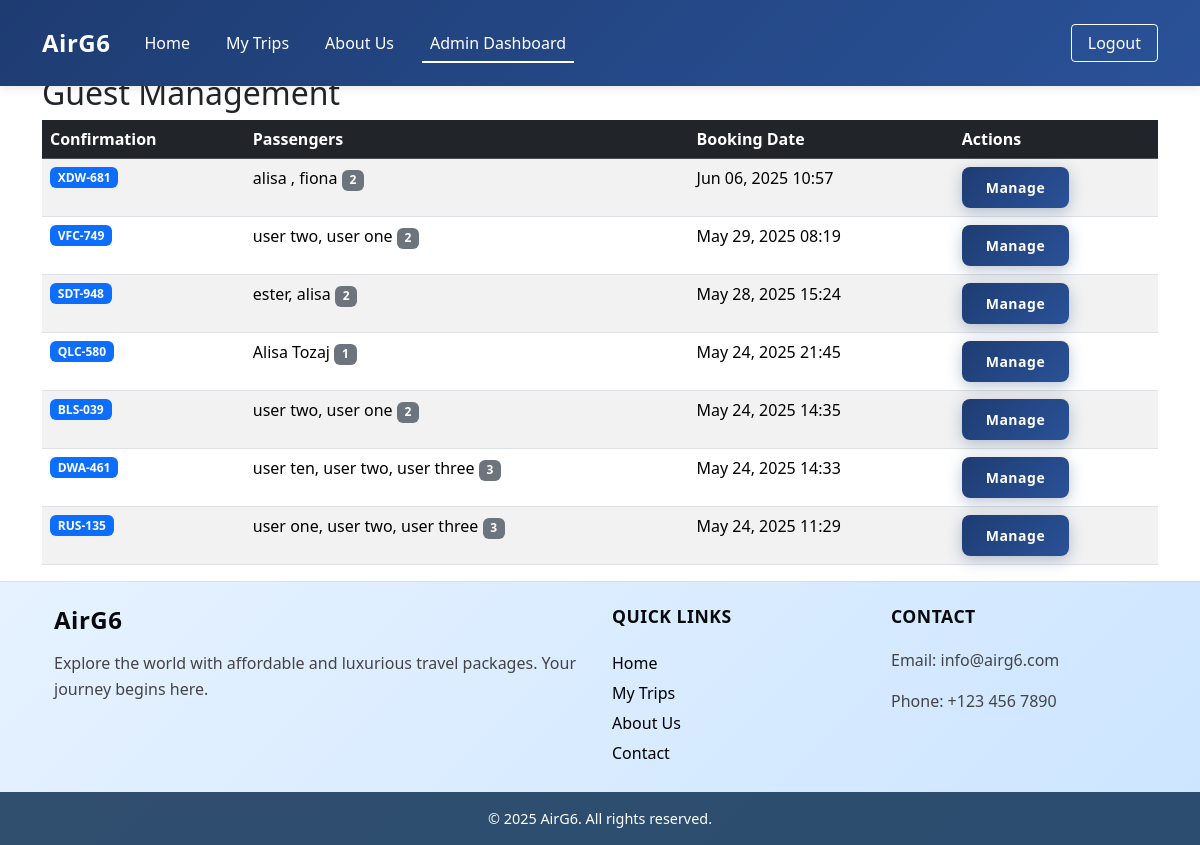
The page /admin/guest_management.php (signed in) on the database its author committed.
### tables this page shows
CREATE TABLE `bookings` (
  `booking_id` int(11) NOT NULL,
  `user_id` int(11) DEFAULT NULL,
  `departure_flight_id` int(11) NOT NULL,
  `return_flight_id` int(11) DEFAULT NULL,
  `total_price` decimal(10,2) DEFAULT NULL,
  `booking_date` timestamp NOT NULL DEFAULT current_timestamp(),
  `confirmation_code` varchar(10) DEFAULT NULL,
  `passenger_count` int(11) NOT NULL DEFAULT 1
);

### admin/guest_management.php (the view, shortened to what this page needs)
<link rel="stylesheet" href="../css/styles.css">
<?php
require_once '../includes/db.php';
include '../includes/navbar.php';
$booking_id = isset($_GET['id']) ? intval($_GET['id']) : null;
$guest_bookings = $conn->query("
    SELECT b.booking_id, b.booking_date, b.confirmation_code,
    COUNT(p.passenger_id) as passenger_count,
    GROUP_CONCAT(p.full_name SEPARATOR ', ') as passenger_names
    FROM bookings b
    JOIN passengers p ON b.booking_id = p.booking_id
    WHERE b.user_id IS NULL
    GROUP BY b.booking_id
    ORDER BY b.booking_date DESC
");
?>
<!DOCTYPE html>
<html>
<head>
</head>
<body>
    <div class="container mt-4">
        <h2>Guest Management</h2>
        <?php if ($booking_id && $booking): ?>
            <div class="card mb-4">
                <div class="card-header d-flex justify-content-between align-items-center">
                    <h4>Booking #<?= $booking['booking_id'] ?> (Guest)</h4>
                    <span class="badge bg-primary"><?= $booking['confirmation_code'] ?></span>
                </div>
                <div class="card-body">
                    <div class="row mb-4">
                        <div class="col-md-6">
                            <h5>Departure Flight</h5>
                            <p>
                                <?= $booking['dep_from'] ?> → <?= $booking['dep_to'] ?><br>
                                <?= date('M d, Y', strtotime($booking['dep_date'])) ?> at <?= substr($booking['dep_time'], 0, 5) ?>
                            </p>
                        </div>
                        <?php if ($booking['return_flight_id']): ?>
                        <div class="col-md-6">
                            <h5>Return Flight</h5>
                            <p>
                                <?= $booking['ret_from'] ?> → <?= $booking['ret_to'] ?><br>
                                <?= date('M d, Y', strtotime($booking['ret_date'])) ?> at <?= substr($booking['ret_time'], 0, 5) ?>
                            </p>
                        </div>
                        <?php endif; ?>
                    </div>
                    <h5>Passenger Information</h5>
                    <div class="table-responsive">
                        <table class="table">
                            <thead>
                                <tr>
                                    <th>Name</th>
                                    <th>Gender</th>
                                    <th>Seat(s)</th>
                                    <th>Actions</th>
                                </tr>
                            </thead>
                            <tbody>
                                <?php while ($passenger = $passengers->fetch_assoc()): ?>
                                <tr>
                                    <td><?= htmlspecialchars($passenger['full_name']) ?></td>
                                    <td><?= $passenger['gender'] ?></td>
                                    <td><?= $passenger['seat_numbers'] ?: 'Not assigned' ?></td>
                                    <td>
                                        <button class="btn btn-sm btn-outline-primary edit-passenger-btn"
                                                data-bs-toggle="modal" data-bs-target="#editPassengerModal"
                                                data-passenger-id="<?= $passenger['passenger_id'] ?>"
                                                data-full-name="<?= htmlspecialchars($passenger['full_name']) ?>"
                                                data-gender="<?= $passenger['gender'] ?>">
                                            Edit
                                        </button>
                                    </td>
                                </tr>
                                <?php endwhile; ?>
                            </tbody>
                        </table>
                    </div>
                </div>
            </div>
            <a href="guest_management.php" class="btn btn-secondary">Back to All Guests</a>
            <div class="modal fade" id="editPassengerModal" tabindex="-1">
                <div class="modal-dialog">
                    <div class="modal-content">
                        <div class="modal-header">
                            <h5 class="modal-title">Edit Passenger</h5>
                            <button type="button" class="btn-close" data-bs-dismiss="modal"></button>
                        </div>
                        <form method="POST">
                            <div class="modal-body">
                                <input type="hidden" name="booking_id" value="<?= $booking_id ?>">
                                <input type="hidden" name="passenger_id" id="modalPassengerId" value="">
                                <div class="mb-3">
                                    <label for="full_name" class="form-label">Full Name</label>
                                    <input type="text" class="form-control" id="modalFullName" name="full_name" required>
                                </div>
                                <div class="mb-3">
                                    <label for="gender" class="form-label">Gender</label>
                                    <select class="form-select" id="modalGender" name="gender" required>
                                        <option value="Male">Male</option>
                                        <option value="Female">Female</option>
                                    </select>
                                </div>
                            </div>
                            <div class="modal-footer">
                                <button type="button" class="btn btn-secondary" data-bs-dismiss="modal">Cancel</button>
                                <button type="submit" class="btn btn-primary">Save Changes</button>
                            </div>
                        </form>
                    </div>
                </div>
            </div>
        <?php else: ?>
            <div class="table-responsive">
                <table class="table table-striped">
                    <thead class="table-dark">
                        <tr>
                            <th>Confirmation</th>
                            <th>Passengers</th>
                            <th>Booking Date</th>
                            <th>Actions</th>
                        </tr>
                    </thead>
                    <tbody>
                        <?php while ($guest = $guest_bookings->fetch_assoc()): ?>
                        <tr>
                            <td><span class="badge bg-primary"><?= $guest['confirmation_code'] ?></span></td>
                            <td>
                                <?= htmlspecialchars($guest['passenger_names']) ?>
                                <span class="badge bg-secondary"><?= $guest['passenger_count'] ?></span>
                            </td>
                            <td><?= date('M d, Y H:i', strtotime($guest['booking_date'])) ?></td>
                            <td>
                                <a href="guest_management.php?id=<?= $guest['booking_id'] ?>" class="btn btn-sm btn-primary">
                                    Manage
                                </a>
                            </td>
                        </tr>
                        <?php endwhile; ?>
                    </tbody>
                </table>
            </div>
        <?php endif; ?>
    </div>
    <?php include '../includes/footer.php'; ?>
</body>
</html>

### css/styles.css (style rules this page uses)
.btn { background-color: #007bff; color: white; padding: 0.75rem 1.5rem; text-decoration: none; font-weight: bold; border-radius: 8px; transition: 0.3s; }
body { padding-top: 50px; }
.btn-primary { background: linear-gradient(135deg, #1e3c72 0%, #2a5298 100%) !important; border: none; border-radius: 8px; padding: 10px 24px; font-weight: 600; letter-spacing: 0.5px; box-shadow: 0 4px 15px rgba(30, 60, 114, 0.3); transition: all 0.3s ease; }

### rows shown on the page
bookings: confirmation_code "XDW-681", passenger_names "alisa , fiona", passenger_count "2", booking_date "Jun 06, 2025 10:57"
bookings: confirmation_code "VFC-749", passenger_names "user two, user one", passenger_count "2", booking_date "May 29, 2025 08:19"
bookings: confirmation_code "SDT-948", passenger_names "ester, alisa", passenger_count "2", booking_date "May 28, 2025 15:24"
bookings: confirmation_code "QLC-580", passenger_names "Alisa Tozaj", passenger_count "1", booking_date "May 24, 2025 21:45"
bookings: confirmation_code "BLS-039", passenger_names "user two, user one", passenger_count "2", booking_date "May 24, 2025 14:35"
bookings: confirmation_code "DWA-461", passenger_names "user ten, user two, user three", passenger_count "3", booking_date "May 24, 2025 14:33"
bookings: confirmation_code "RUS-135", passenger_names "user one, user two, user three", passenger_count "3", booking_date "May 24, 2025 11:29"
